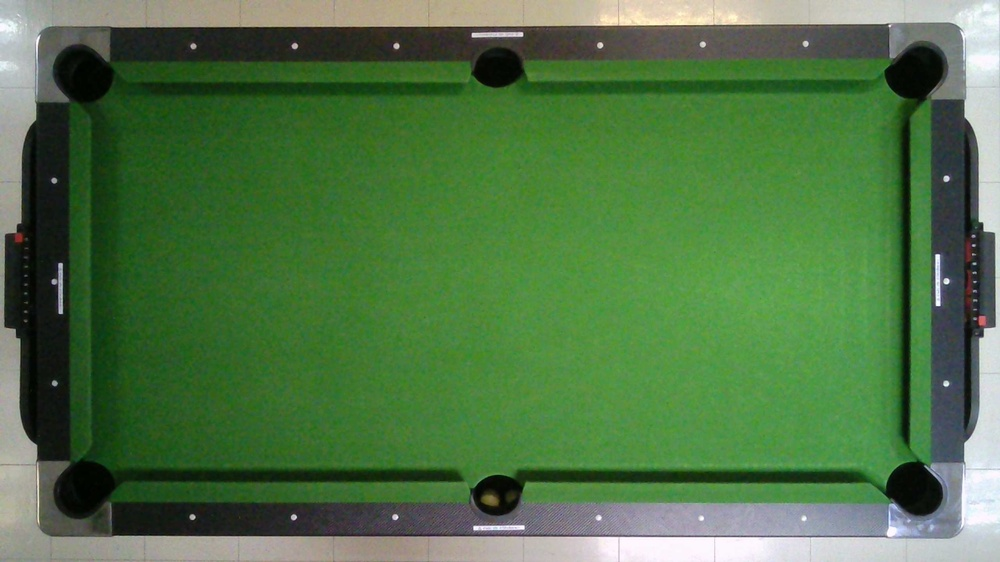
#> input picture pics/pool_table_noBall.jpg, 1000 x 562 px, shrunk from 2560 x 1440 before the run
$ python DominantColorDetect.py
#> lines starting #> are read from the running program, lines starting #| are printed output that depends on the picture; after the words box and inside, x2 and y2 are one past the last pixel; in counts of white or black regions, pixels touching at a corner belong together; long printed decimals are rounded
import cv2 as cv
import numpy as np

img = cv.imread('../pics/pool_table_noBall.jpg')
#> img is the input picture: shape (562, 1000, 3); mean B, G, R 69.9, 116.8, 79.5

height, width, _ = np.shape(img)
#> height = 562; width = 1000

def createBar(height, width, color):
    bar = np.zeros((height, width, 3), np.uint8)
    bar[:] = color
    red, green, blue = int(color[2]), int(color[1]), int(color[0])
    return bar, (red, green, blue)

data = np.reshape(img, (height * width, 3))
data = np.float32(data)

number_clusters = 3
criteria = (cv.TERM_CRITERIA_EPS + cv.TERM_CRITERIA_MAX_ITER, 10, 1.0)
flags = cv.KMEANS_RANDOM_CENTERS
compactness, labels, centers = cv.kmeans(data, number_clusters, None, criteria, 10, flags)
#> compactness = 787381258.5; centers = [[28.85, 61.65, 33.46], [61.26, 129, 74.69], [178, 183, 184.6]]
print(centers)
#| [[ 28.852  61.645  33.456]
#|  [ 61.262 128.956   74.6925  ]
#|  [177.963  183.026  184.600 ]]

bars = []
rgbValues = []

for index, row in enumerate(centers):
    bar, rgb = createBar(200, 200, row)
    bars.append(bar)
    rgbValues.append(rgb)
#> this loop made 3 passes
#> (row, red in createBar, green in createBar, blue in createBar) on passes 1 to 3: ([28.85, 61.65, 33.46], 33, 61, 28), ([61.26, 129, 74.69], 74, 128, 61), ([178, 183, 184.6], 184, 183, 177)
#> pass 1, `bar, rgb = createBar(200, 200, row)`:
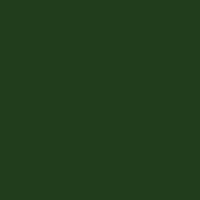
#> bar: shape (200, 200, 3); mean of channels 0, 1, 2 28, 61, 33; drawn as B, G, R
#> pass 2, `bar, rgb = createBar(200, 200, row)`:
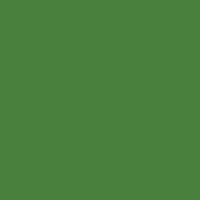
#> bar: shape (200, 200, 3); mean of channels 0, 1, 2 61, 128, 74; drawn as B, G, R
#> pass 3, `bar, rgb = createBar(200, 200, row)`:
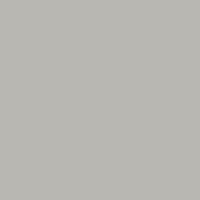
#> bar: shape (200, 200, 3); mean of channels 0, 1, 2 177, 183, 184; drawn as B, G, R
#> after the loop, bars = 3 items; rgbValues = [(33, 61, 28), (74, 128, 61), (184, 183, 177)]

imgBar = np.hstack(bars)
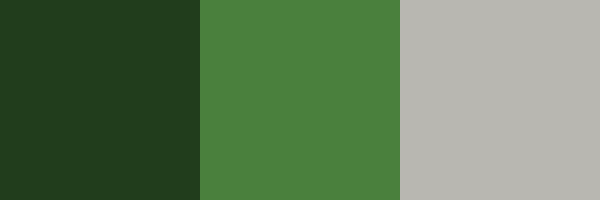
#> imgBar: shape (200, 600, 3); mean of channels 0, 1, 2 88.7, 124, 97; drawn as B, G, R

for index, row in enumerate(rgbValues):
    image = cv.putText(imgBar, f'{index + 1}. RGB: {row}', (5 + 200 * index, 200 - 10),
                        cv.FONT_HERSHEY_SIMPLEX, 0.5, (255, 0, 0), 1, cv.LINE_AA)
    print(f'{index + 1}. RGB: {row}')
#> this loop made 3 passes
#| 1. RGB: (33, 61, 28)
#| 2. RGB: (74, 128, 61)
#| 3. RGB: (184, 183, 177)
#> pass 2, `image = cv.putText(imgBar, f'{index + 1}. RGB: {row}', (5 + 200 * inde..`:
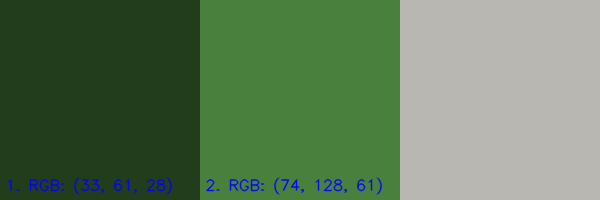
#> image: shape (200, 600, 3); mean of channels 0, 1, 2 90.2, 123.3, 96.6; drawn as B, G, R
#> pass 3, `image = cv.putText(imgBar, f'{index + 1}. RGB: {row}', (5 + 200 * inde..`:
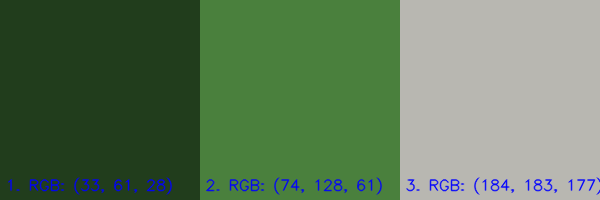
#> image: shape (200, 600, 3); 0.9% of pixels changed, all inside (x1, y1, x2, y2) = (406, 177, 600, 195); drawn as B, G, R

print(f'RGB1TO2 : {abs(rgbValues[0][0]-rgbValues[1][0])+abs(rgbValues[0][1]-rgbValues[1][1])+abs(rgbValues[0][2]-rgbValues[1][2])}')
#| RGB1TO2 : 141
print(f'RGB1TO3 : {abs(rgbValues[0][0]-rgbValues[2][0])+abs(rgbValues[0][1]-rgbValues[2][1])+abs(rgbValues[0][2]-rgbValues[2][2])}')
#| RGB1TO3 : 422

cv.imshow("Image", img)
cv.imshow("rgbBar", imgBar)

cv.waitKey(0)

$ run again, with pics/1.jpg copied over pics/pool_table_noBall.jpg
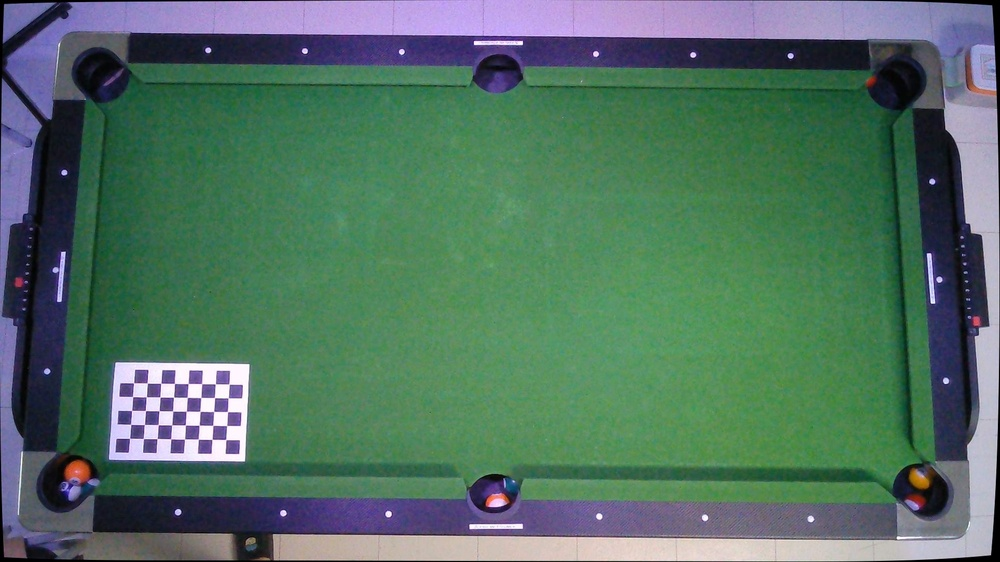
#> input picture pics/1.jpg, 1000 x 562 px, shrunk from 1920 x 1080 before the run
#> img is the input picture: shape (562, 1000, 3); mean B, G, R 98.8, 114, 82.3
#> compactness = 836933495.4; centers = [[206, 172.9, 186.7], [91.72, 123.9, 77.7], [55.91, 52.2, 33.91]]
#| [[205.997  172.911  186.7403  ]
#|  [ 91.720 123.937   77.697 ]
#|  [ 55.912     52.203  33.914]]
#> the loop `for index, row in enumerate(centers):` made 3 passes
#> (row, red in createBar, green in createBar, blue in createBar) on passes 1 to 3: ([206, 172.9, 186.7], 186, 172, 205), ([91.72, 123.9, 77.7], 77, 123, 91), ([55.91, 52.2, 33.91], 33, 52, 55)
#> pass 1, `bar, rgb = createBar(200, 200, row)`:
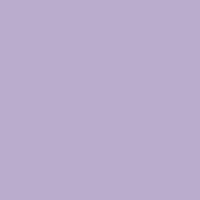
#> bar: shape (200, 200, 3); mean of channels 0, 1, 2 205, 172, 186; drawn as B, G, R
#> after the loop `for index, row in enumerate(centers):`: bars = 3 items; rgbValues = [(186, 172, 205), (77, 123, 91), (33, 52, 55)]
#> the loop `for index, row in enumerate(rgbValues):` made 3 passes
#> (printed output is left out)
#> pass 3, `image = cv.putText(imgBar, f'{index + 1}. RGB: {row}', (5 + 200 * inde..`:
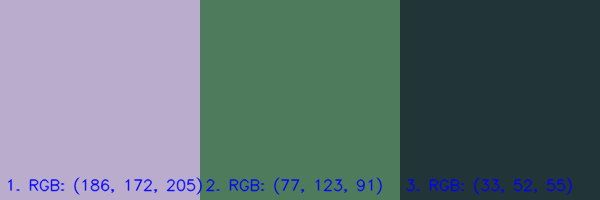
#> image: shape (200, 600, 3); mean of channels 0, 1, 2 118.5, 114.3, 97.5; drawn as B, G, R
#| RGB1TO2 : 272
#| RGB1TO3 : 423

$ run again, with pics/20230120_000329.jpg copied over pics/pool_table_noBall.jpg
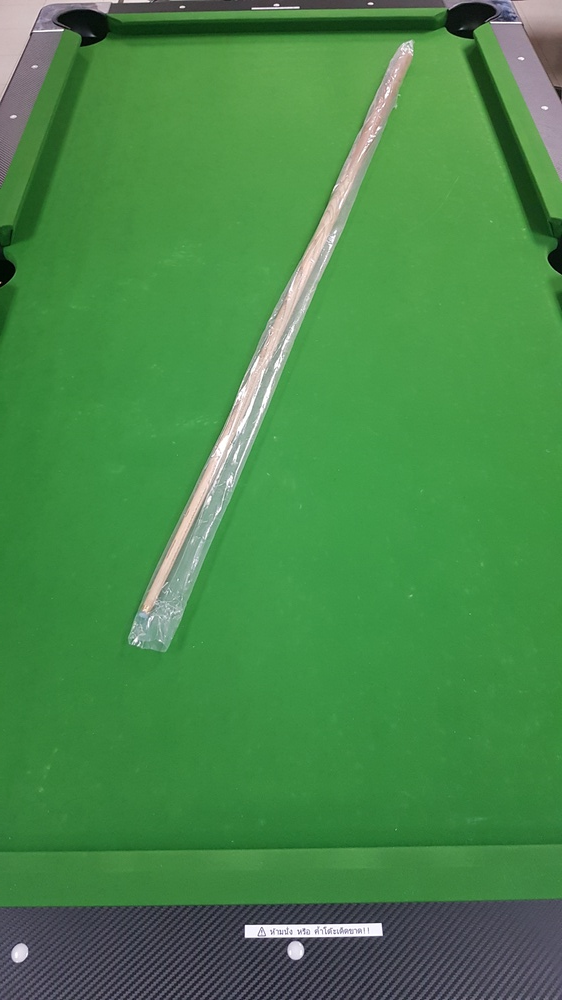
#> input picture pics/20230120_000329.jpg, 562 x 1000 px, shrunk from 2268 x 4032 before the run
#> img is the input picture: shape (1000, 562, 3); mean B, G, R 73.7, 136.5, 71.7
#> compactness = 439442496.9; centers = [[65.72, 68.47, 57.33], [174.4, 178.6, 181.4], [68, 144.9, 66.47]]
#| [[ 65.723   68.473  57.335 ]
#|  [174.374  178.640  181.4073  ]
#|  [ 68.000  144.9437    66.469 ]]
#> the loop `for index, row in enumerate(centers):` made 3 passes
#> (row, red in createBar, green in createBar, blue in createBar) on passes 1 to 3: ([65.72, 68.47, 57.33], 57, 68, 65), ([174.4, 178.6, 181.4], 181, 178, 174), ([68, 144.9, 66.47], 66, 144, 68)
#> pass 1, `bar, rgb = createBar(200, 200, row)`:
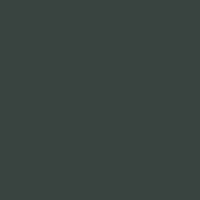
#> bar: shape (200, 200, 3); mean of channels 0, 1, 2 65, 68, 57; drawn as B, G, R
#> after the loop `for index, row in enumerate(centers):`: bars = 3 items; rgbValues = [(57, 68, 65), (181, 178, 174), (66, 144, 68)]
#> the loop `for index, row in enumerate(rgbValues):` made 3 passes
#> (printed output is left out)
#> pass 3, `image = cv.putText(imgBar, f'{index + 1}. RGB: {row}', (5 + 200 * inde..`:
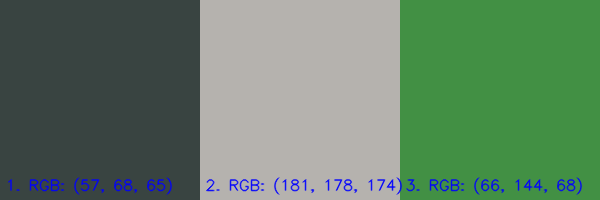
#> image: shape (200, 600, 3); mean of channels 0, 1, 2 104.1, 128.5, 100.2; drawn as B, G, R
#| RGB1TO2 : 343
#| RGB1TO3 : 88

$ run again, with pics/20230120_000344.jpg copied over pics/pool_table_noBall.jpg
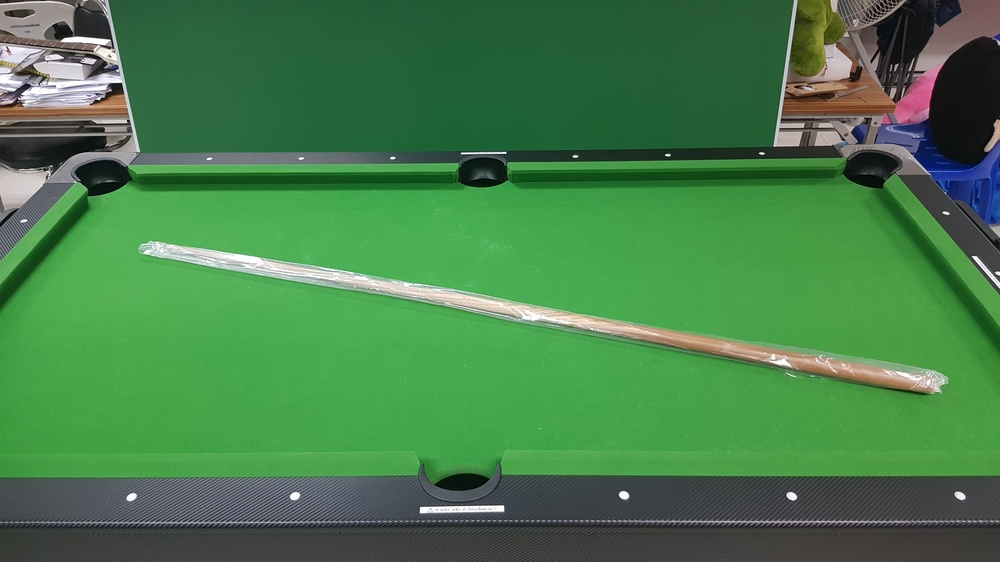
#> input picture pics/20230120_000344.jpg, 1000 x 562 px, shrunk from 4032 x 2268 before the run
#> img is the input picture: shape (562, 1000, 3); mean B, G, R 74.4, 125.7, 70.1
#> compactness = 665434294.8; centers = [[175.3, 179.8, 188.6], [77.95, 160.6, 76.27], [56.27, 77.5, 46.41]]
#| [[175.3228   179.753  188.582 ]
#|  [ 77.949  160.567   76.273 ]
#|  [ 56.274   77.495   46.415]]
#> the loop `for index, row in enumerate(centers):` made 3 passes
#> (row, red in createBar, green in createBar, blue in createBar) on passes 1 to 3: ([175.3, 179.8, 188.6], 188, 179, 175), ([77.95, 160.6, 76.27], 76, 160, 77), ([56.27, 77.5, 46.41], 46, 77, 56)
#> pass 3, `bar, rgb = createBar(200, 200, row)`:
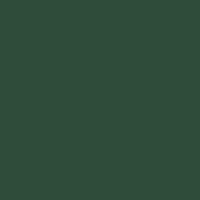
#> bar: shape (200, 200, 3); mean of channels 0, 1, 2 56, 77, 46; drawn as B, G, R
#> after the loop `for index, row in enumerate(centers):`: bars = 3 items; rgbValues = [(188, 179, 175), (76, 160, 77), (46, 77, 56)]
#> the loop `for index, row in enumerate(rgbValues):` made 3 passes
#> (printed output is left out)
#> pass 3, `image = cv.putText(imgBar, f'{index + 1}. RGB: {row}', (5 + 200 * inde..`:
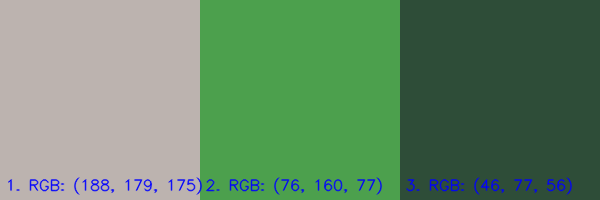
#> image: shape (200, 600, 3); mean of channels 0, 1, 2 104.4, 137.1, 102.2; drawn as B, G, R
#| RGB1TO2 : 229
#| RGB1TO3 : 363
